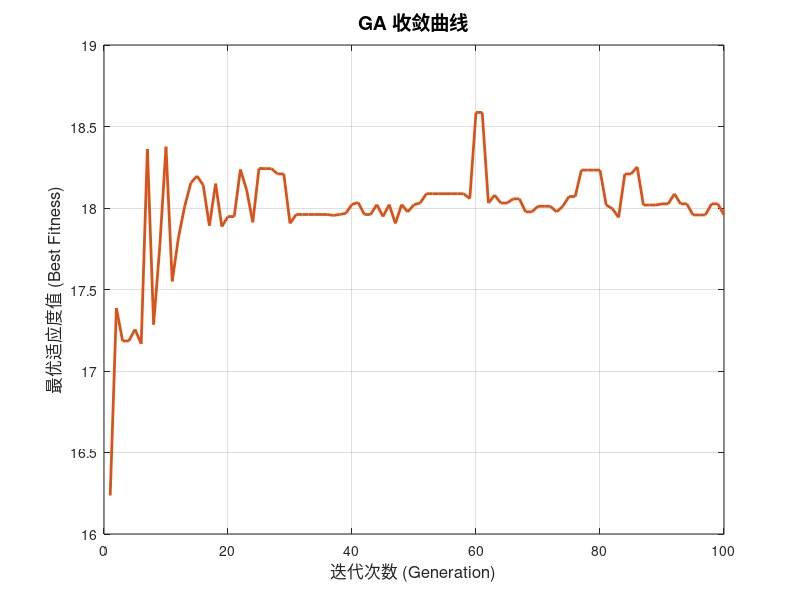

The MATLAB script that drew this image:
clear; clc; close all;

%% 1. 参数设置
pop_size = 50;      % 种群大小 (Population Size)
max_gen = 100;      % 最大迭代次数 (Max Generations)
pc = 0.8;           % 交叉概率 (Crossover Probability)
pm = 0.1;           % 变异概率 (Mutation Probability)
var_num = 3;        % 变量个数
Lb = [-3, -3, -3];% 变量下界 (Lower Bound)
Ub = [3, 3, 3];   % 变量上界 (Upper Bound)
stall_limit = 15;   % 连续 x 代没有明显改善就终止
tol_value = 1e-6;   % 改善的容差阈值
stall_counter = 0;  % 停滞计数器

%% 2. 初始化种群
Pop = repmat(Lb, pop_size, 1) + repmat((Ub - Lb), pop_size, 1) .* rand(pop_size, var_num);

%% 3. 适应度函数设定
fitness_func = @(v) (v(:,1).^2 + v(:,2).^2 + sin(v(:,3))); %f(x)=x^2+y^2+sinz

%% 4. 遗传算法主循环
best_fitness = zeros(max_gen, 1);     % 记录历代最优适应度
best_chrom = zeros(max_gen, var_num); % 记录历代最优个体

for gen = 1:max_gen
    % --- A. 评估当前种群适应度 ---
    fit = fitness_func(Pop);
    [sorted_fit, sort_idx] = sort(fit, 'descend'); 
    
    current_best = sorted_fit(1);
    
    % --- 检查是否比上一代有所进步 ---
    if gen > 1
        if (current_best - best_fitness(gen-1)) > tol_value
            stall_counter = 0;
        else
            stall_counter = stall_counter + 1;
        end
    end
    
    % 记录历代最优
    best_fitness(gen) = current_best;
    best_chrom(gen, :) = Pop(sort_idx(1), :);

    % --- 终止阈值判断 ---
    if stall_counter >= stall_limit
        fprintf('算法在第 %d 代触发终止阈值（连续 %d 代无明显改善），提前结束。\n', gen, stall_limit);
        best_fitness(gen+1:end) = [];
        best_chrom(gen+1:end, :) = [];
        break; 
    end
    
    % --- B. 选择操作 (轮盘赌) ---
    % 1. 平移映射
    fit_positive = fit - min(fit) + 0.01; 
    % 2. 计算每个个体的选中概率
    prob = fit_positive / sum(fit_positive);
    % 3. 计算累加概率
    cum_prob = cumsum(prob);
    
    new_Pop = zeros(size(Pop));
    for i = 1:pop_size
        r = rand;
        % 寻找第一个累加概率大于 r 的个体索引
        idx = find(cum_prob >= r, 1, 'first'); 
        new_Pop(i, :) = Pop(idx, :);
    end
    Pop = new_Pop;
    
    % --- C. 交叉操作 ---
    for i = 1:2:pop_size-1
        if rand < pc
            swap_dim = randi([1, var_num]); 
            temp = Pop(i, swap_dim);
            Pop(i, swap_dim) = Pop(i+1, swap_dim);
            Pop(i+1, swap_dim) = temp;
        end
    end
    
    % --- D. 变异操作 ---
    for i = 1:pop_size
        for j = 1:var_num
            if rand < pm
                Pop(i, j) = Lb(j) + (Ub(j) - Lb(j)) * rand;
            end
        end
    end
end

%% 5. 结果分析与可视化
[global_max, best_gen] = max(best_fitness);
optimal_vars = best_chrom(best_gen, :);
actual_gen = length(best_fitness); 

% 绘制收敛曲线
figure('Color', 'w');
plot(1:actual_gen, best_fitness, 'LineWidth', 2, 'Color', '#D95319');
title('GA 收敛曲线', 'FontSize', 14);
xlabel('迭代次数 (Generation)', 'FontSize', 12);
ylabel('最优适应度值 (Best Fitness)', 'FontSize', 12);
grid on;

% 命令行输出结果
fprintf('\n=== GA 优化完成 ===\n');
fprintf('实际运行代数: %d / %d\n', actual_gen, max_gen);
fprintf('最优变量取值: x = %.4f, y = %.4f, z = %.4f\n', optimal_vars(1), optimal_vars(2), optimal_vars(3));
fprintf('最大适应度值: %.4f\n', global_max);
